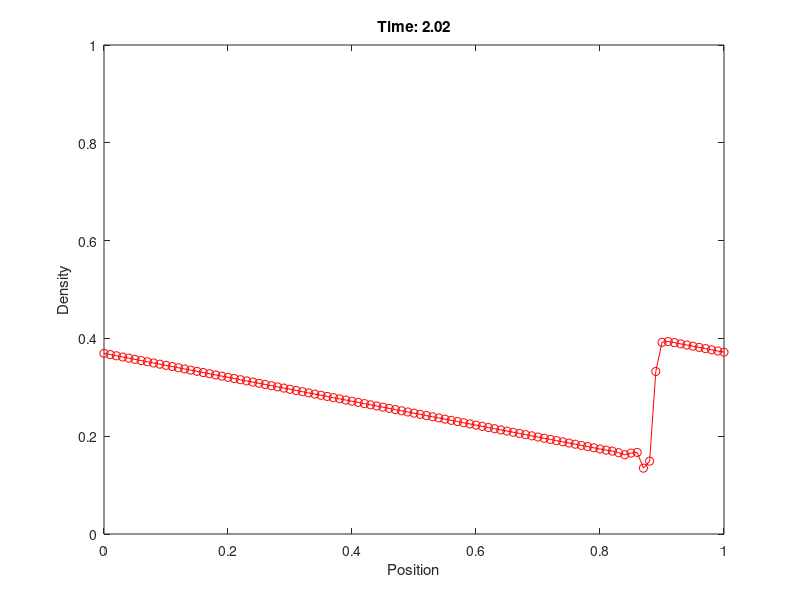
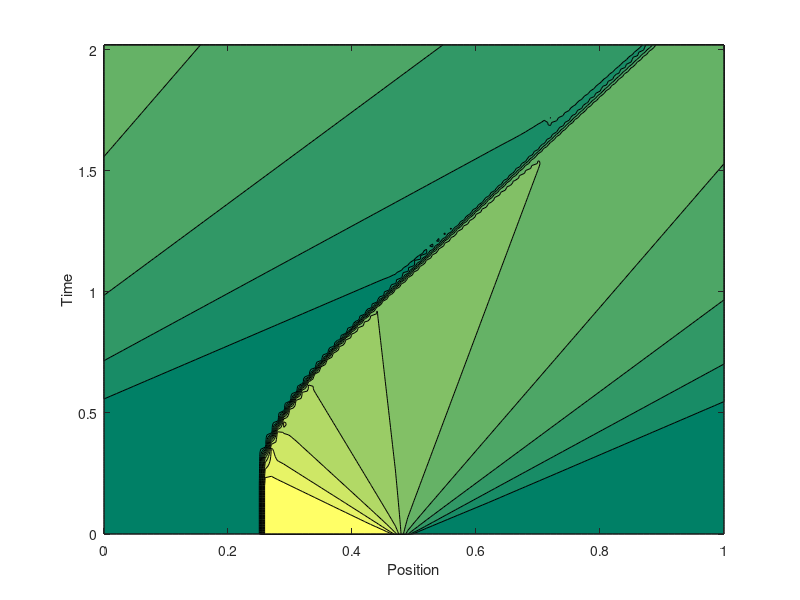

The MATLAB source for these figures, in order:
% traffic_lights_nlw.m
% Solve the fluid model describing traffic for a line of cars 
% starting off at traffic lights, using nonlinear Lax-Wendroff 
% with periodic BCs

% Clear memory and show only a few digits
clear all; format short;

% Spatial step
h=0.01;

% Generalized CFL condition (tau/h=1, since max(c)=1)
tau=h; 
fac=tau/h;

% Perform two loops of the periodic domain, assuming a maximum speed
nloops=2;
nsteps=nloops*ceil((1+h)/tau); 

% Vector of x values
x=0:h:1;
L=length(x);

% Diagonal matrix to implement the spatial first-derivative
D=diag(ones(L-1,1),+1)-diag(ones(L-1,1),-1);

% Additional elements for periodic boundary conditions
D(1,L)=-1;
D(L,1)=+1;

% Lax-Wendroff second derivative matrix
D2=abs(D)-2*eye(L);

% Initial conditions on density
eps=0.05;
rho=zeros(L,1);
ii=find((x > 0.25) & (x <= 0.5-eps));
rho(ii)=1;
ii=find((x > 0.5-eps) & (x <= 0.5));
rho(ii)=linspace(1,0,length(ii));

% Initial wave speed and flux profiles
c=1-2*rho;
F=rho.*(1-rho);

% Record wave amplitude for visualisation
rho_xt(:,1)=rho;

% March forwards in time
figure(1);
time(1)=0;
for n=1:nsteps
    
    % Nonlinear Lax-Wendroff method
    term1=-0.5*fac*D*F;
    term2=1-0.25*fac*D*c;
    term3=0.5*fac^2*D2*F;

    rho=rho+term1.*term2+c.*term3;
    c=1-2*rho;
    F=rho.*(1-rho);
    
    % Update the time
    time(n+1)=time(n)+tau;

    % Plot the density profile
    plot(x,rho,'ro-');
    xlabel('Position');
    ylabel('Density');
    title(['Time: ',num2str(time(n+1))]);      
    axis([0 1 0 1]);
    pause(0.1);
    drawnow;
    
    % Record density for visualisation
    rho_xt(:,n+1)=rho;
end

% Visualisation of amplitude versus position and time. MATLAB
% uses a contourf(x(i),y(j),z(j,i)) convention, hence the transpose
% Visualisation of density versus position and time
figure(2);
colormap(summer);
contourf(x,time,rho_xt');
xlabel('Position');
ylabel('Time');
zlabel('density');
xlabel('Position'); ylabel('Time'); zlabel('Amplitude');
